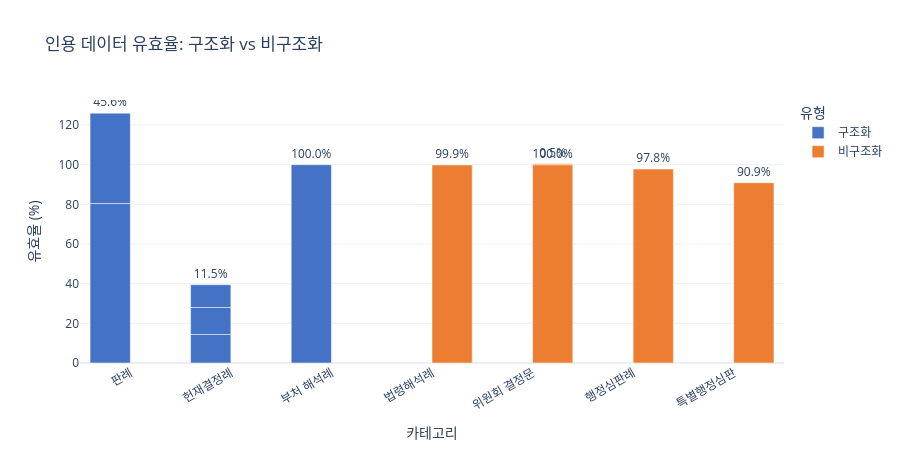

This figure's notebook cell:
### Code cell
# ── Cell 5: 비구조화 텍스트 내 법령 참조 (Medium Priority) ─
# 이유/결정요지 등 본문 텍스트에서 법령 참조 추출

UNSTRUCTURED_TARGETS = {
    "legislation": {"fields": ["이유"], "label": "법령해석례"},
    "committee": {"fields": ["이유", "결정요지"], "label": "위원회 결정문"},
    "administration": {"fields": ["이유"], "label": "행정심판례"},
    "special_tribunal": {"fields": ["이유"], "label": "특별행정심판"},
}

unstructured_results = []

for cat_key, target in UNSTRUCTURED_TARGETS.items():
    cat_info = CATEGORIES[cat_key]
    first_file = cat_info["files"][0]
    file_path = DATA_DIR / first_file
    
    if not file_path.exists():
        continue
    
    if USE_FULL_DATA:
        sample = load_all(file_path)
    else:
        sample = head_sample(file_path, n=SAMPLE_N)
    
    for field_name in target["fields"]:
        records_with_refs = 0
        total_refs = 0
        ref_counts = []
        
        for rec in sample:
            text = rec.get(field_name, "")
            if not isinstance(text, str) or not text.strip():
                ref_counts.append(0)
                continue
            
            citations = extract_citations(text)
            names = extract_law_names(text)
            combined = list(set([c.split(" 제")[0] for c in citations]) | set(names))
            
            if combined:
                records_with_refs += 1
                total_refs += len(combined)
            ref_counts.append(len(combined))
        
        extraction_rate = records_with_refs / len(sample) * 100 if sample else 0
        avg_refs = total_refs / records_with_refs if records_with_refs > 0 else 0
        
        unstructured_results.append({
            "카테고리": target["label"],
            "category": cat_key,
            "필드": field_name,
            "추출 성공 레코드": records_with_refs,
            "추출률 (%)": round(extraction_rate, 1),
            "평균 법령 수": round(avg_refs, 1),
            "유형": "비구조화 텍스트",
        })
        
        print(f"{target['label']} - {field_name}: {records_with_refs}/{len(sample)} ({extraction_rate:.1f}%), 평균 {avg_refs:.1f}개")

df_unstruct = pd.DataFrame(unstructured_results)
display(df_unstruct.style.format({
    "추출 성공 레코드": "{:,}",
    "추출률 (%)": "{:.1f}",
    "평균 법령 수": "{:.1f}",
}))

# 구조화 vs 비구조화 비교 바 차트
all_results = []
for sa in structured_analysis:
    all_results.append({
        "카테고리": sa["카테고리"],
        "필드": sa["필드"],
        "유효율 (%)": sa["유효율 (%)"],
        "유형": "구조화",
    })
for ur in unstructured_results:
    all_results.append({
        "카테고리": ur["카테고리"],
        "필드": ur["필드"],
        "유효율 (%)": ur["추출률 (%)"],
        "유형": "비구조화",
    })

df_all = pd.DataFrame(all_results)
fig = px.bar(
    df_all,
    x="카테고리",
    y="유효율 (%)",
    color="유형",
    barmode="group",
    title="인용 데이터 유효율: 구조화 vs 비구조화",
    hover_data=["필드"],
    color_discrete_map={"구조화": "#4472C4", "비구조화": "#ED7D31"},
    text="유효율 (%)",
)
fig.update_traces(texttemplate="%{text:.1f}%", textposition="outside")
fig.update_layout(height=450, xaxis_tickangle=-30)
fig.show()

### Figure 1 — Plotly figure (JSON) as saved in the notebook; plotly's stock layout.template omitted (floating-point values rounded to 4 significant figures)
{"data": [{"alignmentgroup": "True", "customdata": [["참조조문"], ["참조판례"], ["참조조문"], ["참조판례"], ["심판대상조문"], ["관련법령"]], "hovertemplate": "유형=구조화<br>카테고리=%{x}<br>유효율 (%)=%{text}<br>필드=%{customdata[0]}<extra></extra>", "legendgroup": "구조화", "marker": {"color": "#4472C4", "pattern": {"shape": ""}}, "name": "구조화", "offsetgroup": "구조화", "orientation": "v", "showlegend": true, "text": [80.4, 45.6, 14.4, 13.6, 11.5, 100.0], "textposition": "outside", "texttemplate": "%{text:.1f}%", "type": "bar", "x": ["판례", "판례", "헌재결정례", "헌재결정례", "헌재결정례", "부처 해석례"], "xaxis": "x", "y": [80.4, 45.6, 14.4, 13.6, 11.5, 100.0], "yaxis": "y"}, {"alignmentgroup": "True", "customdata": [["이유"], ["이유"], ["결정요지"], ["이유"], ["이유"]], "hovertemplate": "유형=비구조화<br>카테고리=%{x}<br>유효율 (%)=%{text}<br>필드=%{customdata[0]}<extra></extra>", "legendgroup": "비구조화", "marker": {"color": "#ED7D31", "pattern": {"shape": ""}}, "name": "비구조화", "offsetgroup": "비구조화", "orientation": "v", "showlegend": true, "text": [99.9, 100.0, 0.5, 97.8, 90.9], "textposition": "outside", "texttemplate": "%{text:.1f}%", "type": "bar", "x": ["법령해석례", "위원회 결정문", "위원회 결정문", "행정심판례", "특별행정심판"], "xaxis": "x", "y": [99.9, 100.0, 0.5, 97.8, 90.9], "yaxis": "y"}], "layout": {"barmode": "group", "height": 450, "legend": {"title": {"text": "유형"}, "tracegroupgap": 0}, "title": {"text": "인용 데이터 유효율: 구조화 vs 비구조화"}, "xaxis": {"anchor": "y", "domain": [0, 1], "tickangle": -30, "title": {"text": "카테고리"}}, "yaxis": {"anchor": "x", "domain": [0, 1], "title": {"text": "유효율 (%)"}}}}
